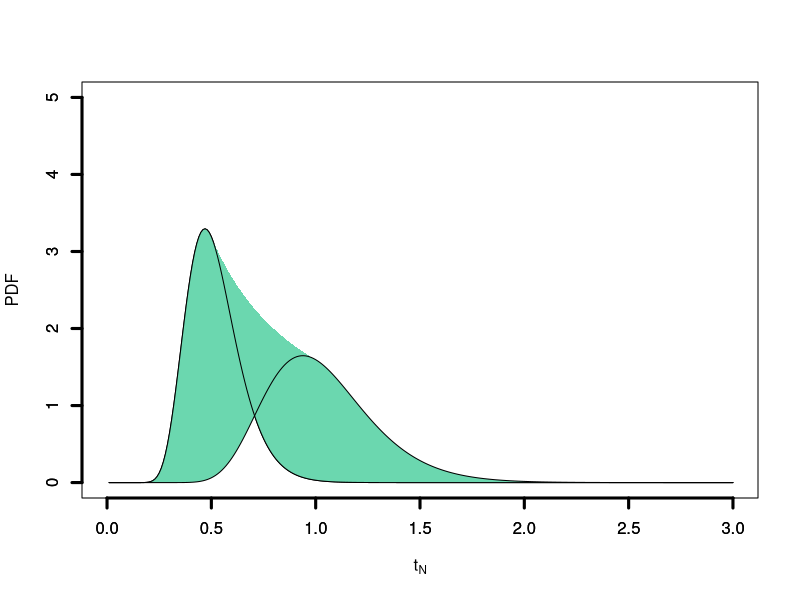

This chart was generated by the following R code:
# Probability Density Function (PDF) of the Neutrosophic Birnbaum-Saunders Distribution
f_N <- function(t, a, b) { 
  # Compute the PDF
  pdf <- (1 / sqrt(2 * pi)) * 
    exp(-1 / (2 * (a^2)) * (t / b + b / t - 2)) * 
    (t^(-3/2) * (t + b)) / (2 * a * sqrt(b))
  return(pdf)
}

# Define BS variable values and neutrosophic parameters
t <- seq(0, 3, 0.01)  # BS variable values
a_L <- 0.25           # Lower bound of neutrosophic alpha
a_U <- 0.25           # Upper bound of neutrosophic alpha
b_L <- 0.5            # Lower bound of neutrosophic beta
b_U <- 1              # Upper bound of neutrosophic beta

# Open a graphical window
windows(3, 3)

# Plot the first PDF with alpha = a_L and beta = b_L
y1 <- f_N(t, a_L, b_L)
plot(t, y1, type = "l", 
     ylab = "PDF", xlab = expression(paste(t[N])), 
     lwd = 1, ylim = c(0, 5))
axis(side = 1, lwd = 3)
axis(side = 2, lwd = 3)

# Add interval-based neutrosophic parameters and fill areas
for (b in seq(b_L, b_U, 0.01)) {
  for (a in seq(a_L, a_U, 0.01)) {
    # Compute the next PDF
    y2 <- f_N(t, a, b)
    # Add shaded areas between successive curves
    polygon(c(t, rev(t)), c(y2, rev(y1)), col = "#6BD7AF", border = NA)
    y1 <- y2  # Update y1 for the next iteration
  }
}

# Final updates to the plot with boundaries
y3 <- f_N(t, a_U, b_U)
polygon(c(t, rev(t)), c(y3, rev(y1)), lwd = 1, col = "#6BD7AF")
y4 <- f_N(t, a_L, b_L)
polygon(c(t, rev(t)), c(y4, rev(y4)), lwd = 1, col = "#6BD7AF")


